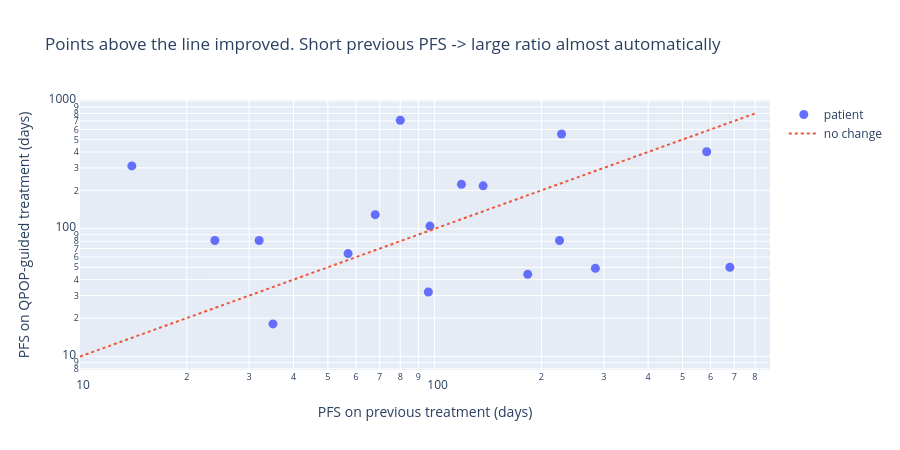

Notebook cell for this chart:
### Code cell
fig = go.Figure()
fig.add_trace(go.Scatter(x=PFS_PREV, y=PFS_QPOP, mode="markers", marker=dict(size=9), name="patient"))
fig.add_trace(go.Scatter(x=[10, 800], y=[10, 800], mode="lines", line=dict(dash="dot"), name="no change"))
fig.update_layout(xaxis=dict(type="log", title="PFS on previous treatment (days)"),
                  yaxis=dict(type="log", title="PFS on QPOP-guided treatment (days)"), height=450,
                  title="Points above the line improved. Short previous PFS -> large ratio almost automatically")
fig

### Figure 1 — Plotly figure (JSON) as saved in the notebook; plotly's stock layout.template omitted (floating-point values rounded to 4 significant figures)
{"data": [{"marker": {"size": 9}, "mode": "markers", "name": "patient", "type": "scatter", "x": [680, 284, 183, 96, 225, 35, 585, 97, 57, 137, 119, 68, 228, 32, 24, 80, 14], "y": [50, 49, 44, 32, 81, 18, 401, 105, 64, 217, 223, 129, 553, 81, 81, 709, 311]}, {"line": {"dash": "dot"}, "mode": "lines", "name": "no change", "type": "scatter", "x": [10, 800], "y": [10, 800]}], "layout": {"height": 450, "title": {"text": "Points above the line improved. Short previous PFS -> large ratio almost automatically"}, "xaxis": {"title": {"text": "PFS on previous treatment (days)"}, "type": "log"}, "yaxis": {"title": {"text": "PFS on QPOP-guided treatment (days)"}, "type": "log"}}}
